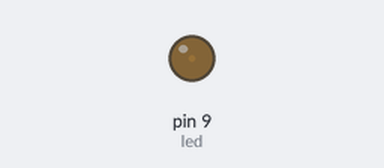
Recording of a sketch running on a simulated Arduino Uno, built with avr-gcc and run on an emulated ATmega328P. Shown: output pins drawn as LEDs (lit = HIGH).

Above: at 0.05 s.
At 0.95 s:
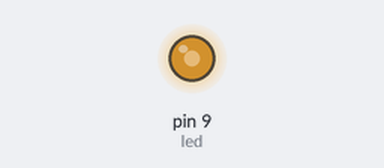
At 1.4 s:
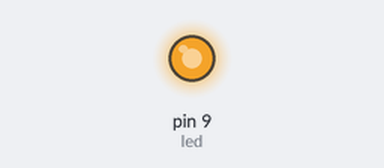
At 2.75 s:
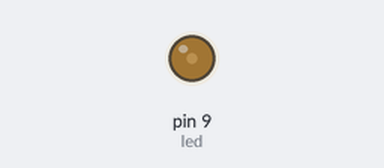
Timing chart, 0 to 7.0 s (numbered marks = the images above):
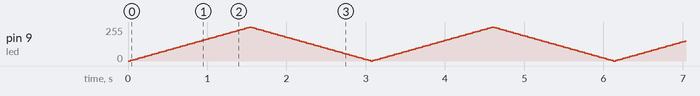

The sketch:

Potencia_led.ino
```cpp
int brillo = 0; // Variable de brillo inicia en 0
int variacion = 5; // Variable de incremento configurada de 5 en 5
int led = 9; // Pin donde se encuentra el LED, salida

void setup () // Se ejecuta cada vez que el Arduino se inicia
{
   pinMode(led, OUTPUT); // Configurar el LED como una salida
}

void loop () // Esta función se mantiene ejecutando
{ // Cuando este energizado el Arduino
// Escritura analoga (PWM) en el LED escribo el valor de brillo
    analogWrite(led, brillo);
// Incremento la variable brillo de 5 en 5
   brillo = brillo + variacion;
// Nota: PWM ----> 0 - 255
// Si el brillo es 0 o 255
if (brillo == 0 || brillo == 255)
   variacion = -variacion; // La variación se vuelve negativa
    delay (30); // Tiempo de incremento en el brillo
}
```
